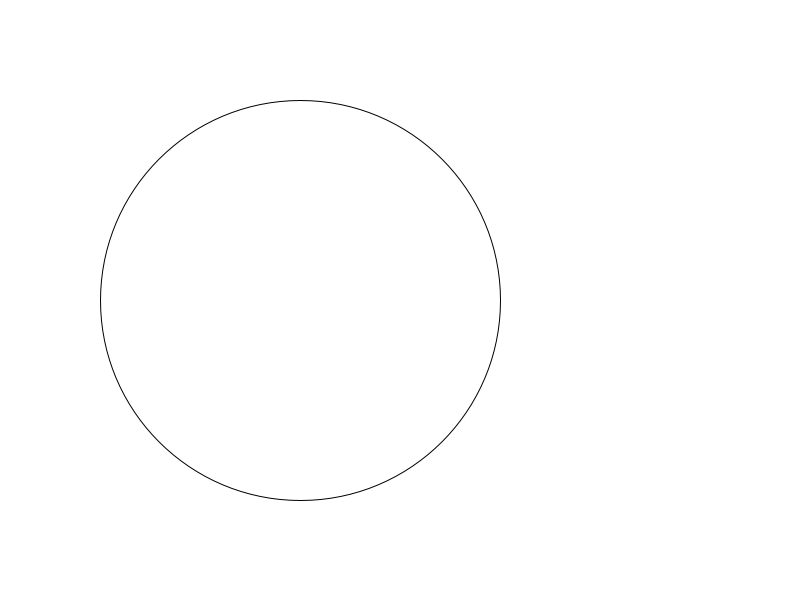
Frame 1 (no input)
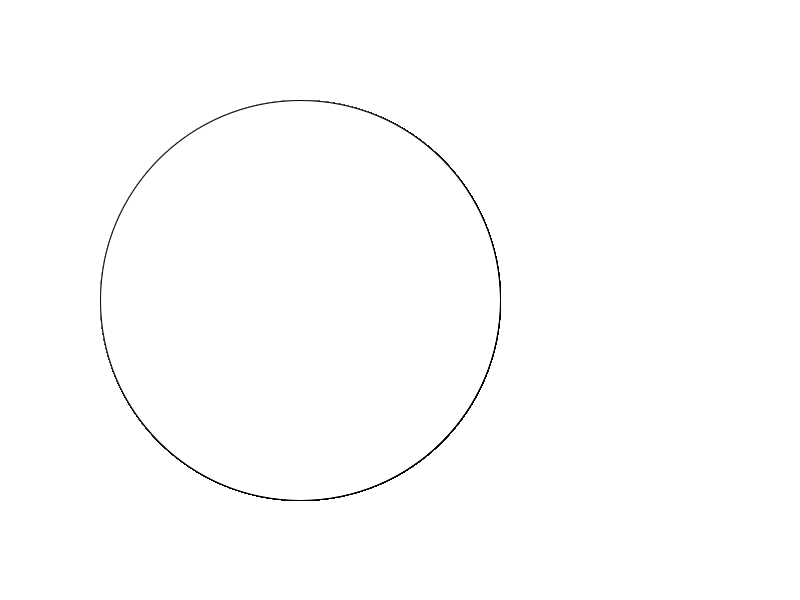
Frame 60 (the mouse pressed at the canvas centre just before this capture)
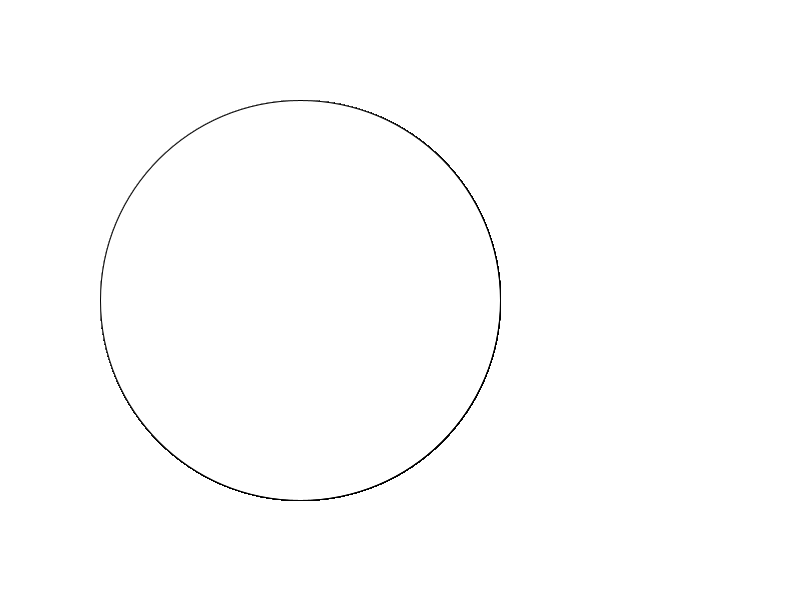
Frame 120 (the mouse held since frame 60 and released just before this capture)

The Processing sketch that drew these frames (run headless with seeded random() and noise(); from frame 60 on, the mouse is pressed at the canvas centre):

// Processing sketch: IML
// ── IML.pde
void setup() {
  size(800, 600);
  background(255, 255, 255);
}

void draw() {
  ellipse(300, 300, 400, 400);
}
